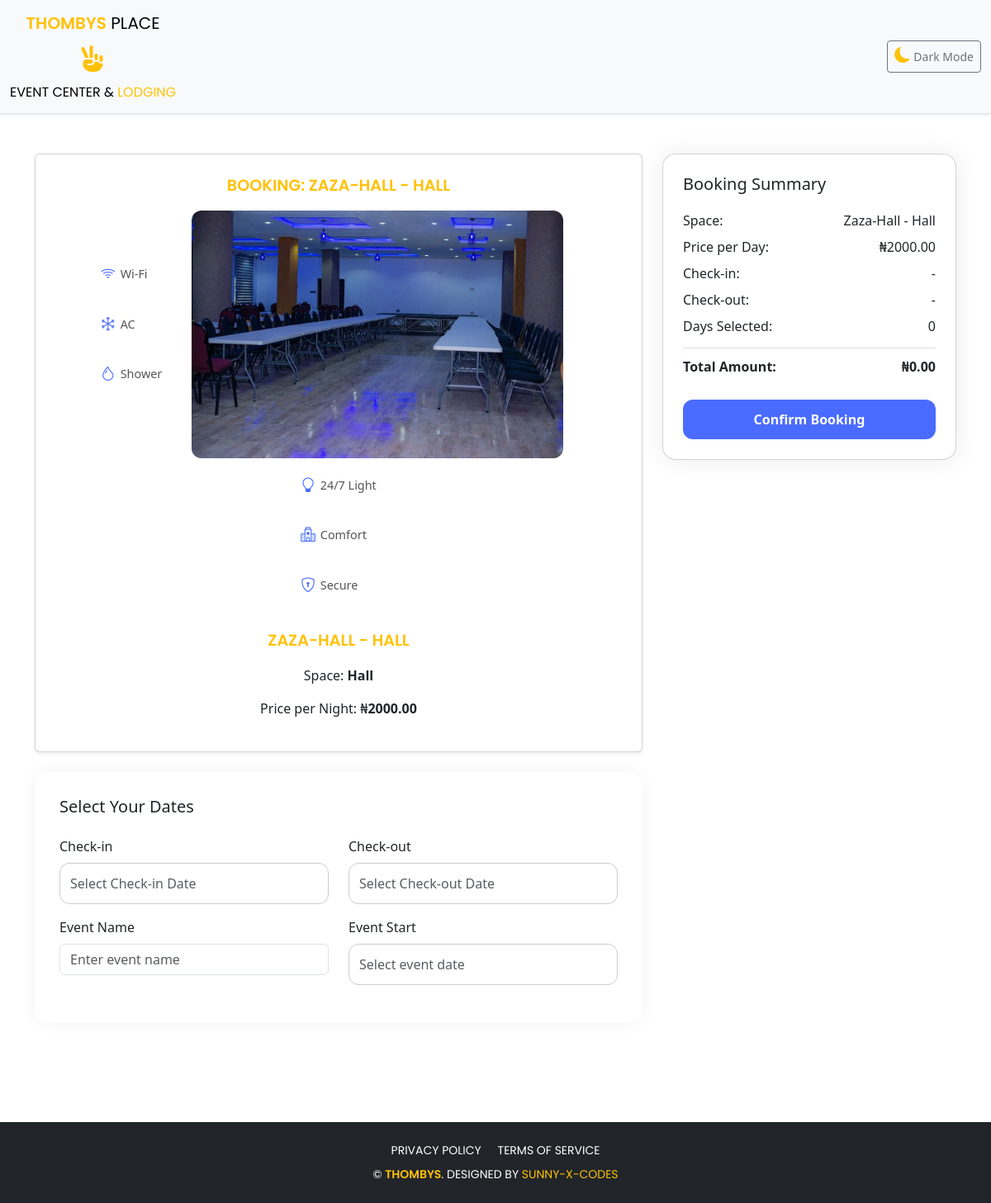
Before: /bookings/checkout/2/ (signed in) with the older database file.
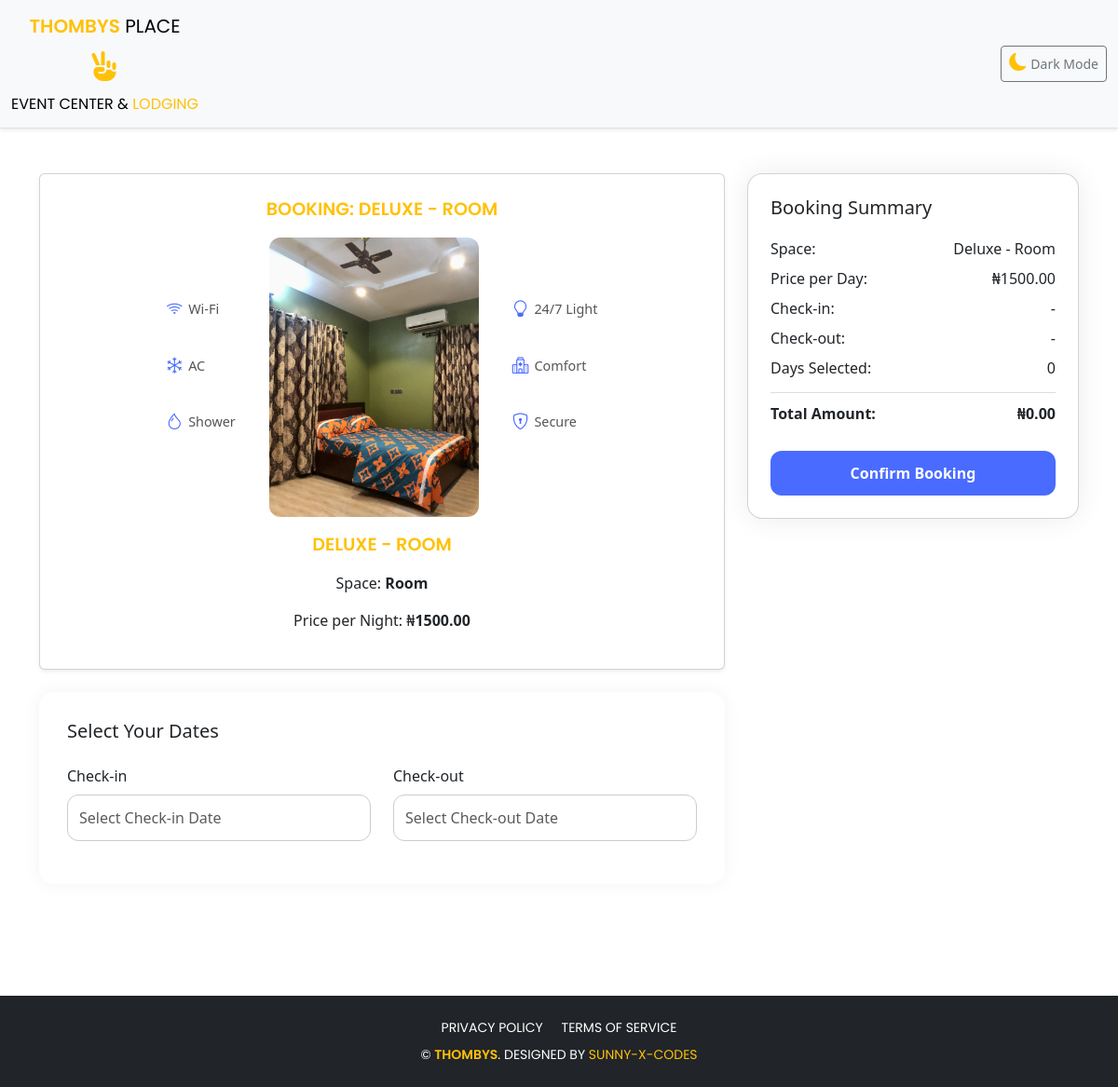
After: the same page with the newer database file.
### bookings/models.py (models this page shows, shortened)
class Space(models.Model):
    SPACE_TYPE_CHOICES = [
        ('room', 'Room'),
        ('hall', 'Hall'),
    ]
    space_number = models.CharField(max_length=10, unique=True)
    space_type = models.CharField(max_length=10, choices=SPACE_TYPE_CHOICES)
    name = models.CharField(max_length=100)
    price = models.DecimalField(max_digits=10, decimal_places=2)
    image = models.ImageField(upload_to='space_images/', blank=True, null=True)
    available = models.BooleanField(default=True)

### bookings/views.py (the view)
# urls.py: path('checkout/<int:space_id>/', views.checkout, name='checkout'),  # ✅ use space_id
@login_required
def checkout(request, space_id):
    space = get_object_or_404(Space, id=space_id)
    if request.method == 'POST':
        form = BookingForm(request.POST, initial={'space_type': space.space_type})
        amount_str = request.POST.get('calculated_amount')
        try:
            amount = Decimal(amount_str) if amount_str else space.price
        except Exception:
            amount = space.price
        if form.is_valid():
            cd = form.cleaned_data
            if space.space_type == 'room':
                booking = RoomBooking.objects.create(
                    user=request.user,
                    space=space,
                    check_in=cd['check_in'],
                    check_out=cd['check_out'],
                    amount=amount,
                    status='pending'
                )
            else:
                booking = HallBooking.objects.create(
                    user=request.user,
                    space=space,
                    check_in=cd['check_in'],
                    check_out=cd['check_out'],
                    event_name=cd['event_name'],
                    event_date=cd['event_date'],
                    amount=amount,
                    status='pending'
                )
            messages.success(request, "Booking submitted and is now pending approval.")
            return redirect('userprofile:dashboard')
    else:
        form = BookingForm(initial={'space_type': space.space_type})
    return render(request, 'bookings/checkout.html', {'space': space, 'form': form})

### bookings/forms.py (shortened to what this page needs)
class BookingForm(forms.Form):
    check_in = forms.DateField(widget=forms.TextInput(attrs={
        'class': 'form-control flatpickr-input',
        'placeholder': 'Select Check-in Date',
        'autocomplete': 'off'
    }))
    check_out = forms.DateField(widget=forms.TextInput(attrs={
        'class': 'form-control flatpickr-input',
        'placeholder': 'Select Check-out Date',
        'autocomplete': 'off'
    }))
    event_name = forms.CharField(required=False, widget=forms.TextInput(attrs={
        'class': 'form-control',
        'placeholder': 'Enter event name'
    }))
    event_date = forms.DateField(required=False, widget=forms.TextInput(attrs={
        'class': 'form-control flatpickr-input',
        'placeholder': 'Select event date',
        'autocomplete': 'off'
    }))

### bookings/templates/bookings/checkout.html (shortened to what the changed rows need)
{% load static %}
<!DOCTYPE html>
<html lang="en" data-bs-theme="light">
<head>
  <link href="https://cdn.jsdelivr.net/npm/bootstrap@5.3.0/dist/css/bootstrap.min.css" rel="stylesheet">
  <link rel="stylesheet" href="https://cdn.jsdelivr.net/npm/flatpickr/dist/flatpickr.min.css">
  <link rel="stylesheet" href="https://cdn.jsdelivr.net/npm/bootstrap-icons@1.10.0/font/bootstrap-icons.css">
  <link href="https://cdn.jsdelivr.net/npm/bootstrap-icons@1.11.3/font/bootstrap-icons.css" rel="stylesheet">
<link rel="stylesheet" href="https://cdnjs.cloudflare.com/ajax/libs/font-awesome/6.5.0/css/all.min.css" />
</head>
<body>
<div class="container py-5">
  <div class="row">
    <div class="col-lg-8 mb-4">
      <div class="card shadow-sm mb-4 p-4">
       <div class="booking-header">
  Booking: {{ space.name }} - {{ space.get_space_type_display }}
</div>
        <div class="icon-wrapper">
          <div class="icon-group">
          </div>
          {% if space.image %}
            <div class="px-3">
              <img src="{{ space.image.url }}" class="centered-image img-fluid" alt="{{ space.name }}">
            </div>
          {% endif %}
          <div class="icon-group">
          </div>
        </div>
        <div class="booking-meta mt-3">
          <div class="booking-header">{{ space.name }} - {{ space.get_space_type_display }}</div>
          <p>Space: <strong>{{ space.get_space_type_display }}</strong></p>
          <p>Price per Night: ₦<strong><span id="spacePrice">{{ space.price|default:"0.00" }}</span></strong></p>
        </div>
      </div>
<form method="POST" action="{% url 'bookings:process_booking' %}" class="form-section" id="bookingForm">
  {% if space.space_type == 'hall' %}
    <div class="row gy-3 mb-3">
      <div class="col-12 col-md-6">
        <label for="id_event_name" class="form-label">Event Name</label>
        {{ form.event_name }}
      </div>
      <div class="col-12 col-md-6">
        <label for="id_event_date" class="form-label">Event Start</label>
        {{ form.event_date }}
      </div>
    </div>
  {% endif %}
</form>
    </div>
    <div class="col-lg-4">
      <div class="card booking-summary-card p-4">
        <div class="summary-item">
          <span>Space:</span>
          <span>{{ space.name }} - {{ space.get_space_type_display }}</span>
        </div>
        <div class="summary-item">
          <span>Price per Day:</span>
          <span>₦{{ space.price|floatformat:2 }}</span>
        </div>
      </div>
    </div>
  </div>
</div>
</body>
</html>

Changed rows visible on the page:
changed Space: name "ZAZA-HALL" → "DELUXE"; space_type "HALL" → "ROOM"; image: a different picture; space_type "Hall" → "Room"; price "2000.00" → "1500.00"; name "Zaza-Hall" → "Deluxe"
Other visible differences:
text no longer shown: "Event Name Event Start"
